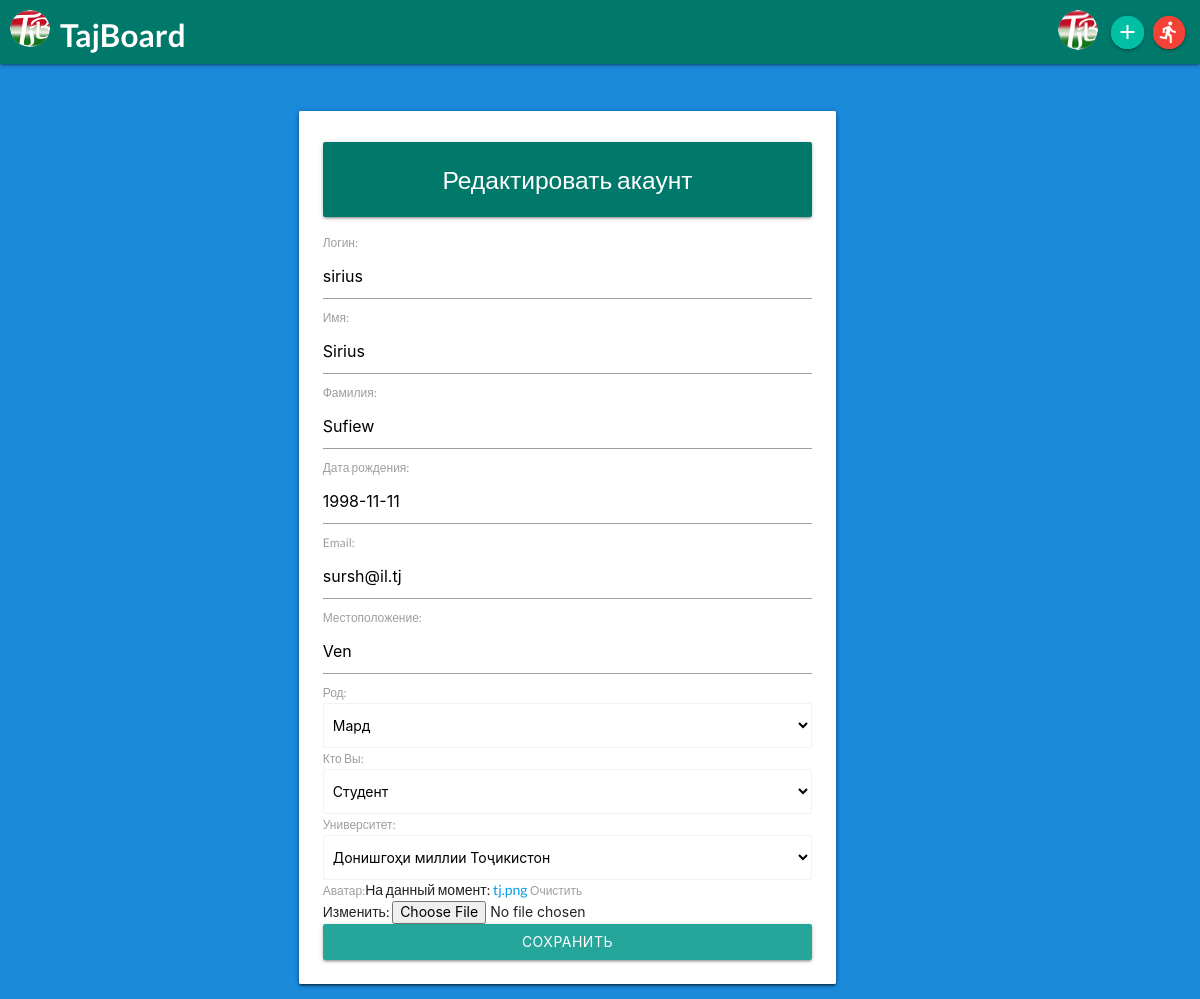
/edit/ (signed in), run on the app's committed database.
### account/models.py (models this page shows, shortened)
class Person(AbstractUser):
    gender = (
        ('M','Мард'),
        ('Z', 'Зан' ),
    )
    persons = (
        ('student', 'Студент'),
        ('teacher', 'Предодаватель'),
    )
    UNIs = [
        ('Шаҳри Душанбе', (
            ('tmt', 'Донишгоҳи миллии Тоҷикистон'),
            ('ttt', 'Донишгоҳи техниии Тоҷикистон ба номи М.С. Осими'),
            ('dat', 'Донишгоҳи аграрии Тоҷикистон ба номи Ш.Шоҳтемур'),
            ('dtt', 'Донишгощи давлатии Тиббии Тоҷикистон ба номи Абуалӣ ибни Сино '),
            ('dot', 'Донишгоҳи омӯзгории Тоҷикистон ба номи С.Айнӣ'),
            ('dtijt', 'Донишгоҳи давлатии тиҷорати Тоҷикистон'),
            ('dtekht', 'Донишоҳи технологии Тоҷикистон'),
            ('dslavt', 'Донишгоҳи (Славянии) Россия ва Тоҷикистон'),
            ('ddmwit', 'Донишгоҳи давлатии молия ва иқтисоди Тоҷикистон'),
            ('dswkh', 'Донишкадаи соҳибкорӣ ва хизмат'),
            ('ddzt', 'Донишкадаи давлатии забонҳои Тоҷикистон ба номи С. Улуғзода'),
            ('dtijt', 'Донишкадаи тарбияи ҷисмонии Тоҷикистон ба номи С. Раҳимов'),
            ('ddfwst', 'Донишкадаи давлатии фарҳанг ва санъати  Тоҷикистон ба номи М. Турсунзода'),
            ('ddit', 'Донишкадаи исломии Тоҷикистон ба номи Имоми Аъзам'),
            ('ddstt', 'Донишкадаи давлатии санъати тасвирӣ ва дизайни Тоҷикистон'),
            ('didorpt', 'Донишкадаи идоракунии давлатии назди Президенти Ҷумҳурии Тоҷикистон '),
            ('fddmdd', 'Филиали Донишгоҳи давлатии Москва ба номи М.В. Ломоносов дар ш.Душанбе'),
            ('fddmdd', 'Филиали "Донишгоҳи миллии тадқиқотӣ"-и Донишкадаи энергетикии  Москва  дар ш.Душанбе'),
            ('fdmtmcis', 'Филиали Донишгоҳи миллии тадқиқотии технологӣ "МИСиС" дар ш.Душанбе'),
            )
         ),
        ('Вилояти Суғд', (
            ('1', 'Донишгоҳи давлатии Хуҷанд ба номи Б.Ғафуров'),
            ('2', 'Донишгоҳи давлатии ҳуқуқ, бизнес ва сиёсати Тоҷикистон'),
            ('3', 'Донишкадаи кӯҳӣ-металургии Тоҷикистон'),
            ('4', 'Донишкадаи омӯзгории Тоҷикистон дар ш.Панҷакент'),
            ('5', 'Донишкадаи политехникии Донишгоҳи техниии Тоҷикистон ба номи М.С. Осими дар ш.Хуҷанд'),
            ('6', 'Филиали Донишгоҳи технологии Тоҷикистон дар ш.Исфара'),
            )
         ),
        ('Вилояти Хатлон', (
            ('1', 'Донишгоҳи давлатии Кӯлоб ба номи А.Рӯдакӣ'),
            ('2', 'Донишгоҳи давлатии Бохтар ба номи Н.Хусрав'),
            ('3', 'Донишгоҳи давлатии Данғара'),
            ('4', 'Донишгоҳи давлатии тиббии Хатлон'),
            ('5', 'Донишкадаи энергетикии Тоҷикистон'),
            ('6', 'Донишкадаи технология ва менеҷменти инноватсионӣ дар ш.Кӯлоб'),
            )
         ),
        ('ВМКБ', (
            ('1', 'Донишгоҳи давлатии Хоруғ ба номи М.Назаршоев'),
            ('2', 'Донишгоҳи Осиёи Марказӣ'),
            )
         ),
    ]
    username = models.CharField(max_length=20, unique=True, verbose_name='логин' )
    f_name = models.CharField(max_length=20, verbose_name="Имя")
    l_name = models.CharField(max_length=18, verbose_name="Фамилия")
    password = models.CharField(max_length=12, verbose_name="Пароль")
    unis = models.CharField(max_length=128,choices=UNIs, verbose_name='Университет')
    person = models.CharField(max_length=128,choices=persons, verbose_name="кто Вы")
    email = models.EmailField(max_length=50, verbose_name="Email")
    birth_date = models.DateField(blank=True, null=True, verbose_name="Дата рождения")
    city = models.CharField(max_length = 50, verbose_name="Местоположение")
    gen = models.CharField(max_length=128,choices=gender, verbose_name="Род")
    avatar = models.ImageField(upload_to='users/', blank=True, null=True, verbose_name="Аватар" )
    admin = models.BooleanField(default=False)
    friend = models.ManyToManyField('self', blank=True)
    skills = models.CharField(max_length=128)
    slug = models.SlugField()
    USERNAME_FIELD = 'username'
    def image_img(self):
        if self.avatar:
            return self.avatar.url
    class Meta:
        db_table = 'Accounts'
        managed = True
        verbose_name = 'Пользовалель'
        verbose_name_plural = 'Пользователи'

### account/views.py (the view)
# urls.py: path('edit/',	edit,	name='edit_profile'),
@login_required
def edit(request):
    if request.method == 'POST':
        edit_form = UserEditForm(instance=request.user, data=request.POST)
        if edit_form.is_valid():
            edit_form.save()
            return redirect('dashboard')
    else:
        edit_form = UserEditForm(instance=request.user)
    return render(request, 'accounts/edit.html', {'edit_form':edit_form})

### account/forms.py
class UserEditForm(forms.ModelForm):
    class Meta:
        model = Person
        fields = ('username', 'f_name',
            'l_name','birth_date',
            'email',
            'city', 'gen', 'person',
            'unis', 'avatar'
            )

### templates/accounts/edit.html (shortened to what this page needs)
{% extends "basic.html" %}
{% block content %}
{% load materializecss %}
<div class="container">
    <div class="row">
      <div class="col s8">
          <div class="card" style="margin-left:20%; margin-top:5%; width:100%;">
            <form class="card-panel" action="" method="POST"  enctype="multipart/form-data" style="display: block;">
              <div class="card-panel teal darken-2">
                  <h5 style="text-align: center;" class="white-text">Редактировать акаунт</h5>
              </div>
              {{ edit_form|materializecss }}
              <button class="waves-effect waves-light btn" style="width: 100%;">сохранить</button>
            </form>
        </div>
      </div>
    </div>
</div>
{% endblock %}

### templates/basic.html (shortened to what this page needs)
{% load static %}
{% load materializecss %}
<!DOCTYPE html>
<html>
    <head>
        <link rel="stylesheet" href="{% static 'frontEnd/semantic/css/semantic.min.css' %}"></script>
        <link rel="stylesheet" href="{% static 'frontEnd/materialize/css/materialize.min.css' %}"></script>
        <link href="{% static 'css/base.css' %}" rel="stylesheet">
    </head>
{% if user.is_authenticated %}
<body>
<div style="position:fixed; width: 100%; z-index:999; top:0%;">
<nav  class="navbar-fixed teal darken-2">
    <div class="navbar-fixed teal darken-2" >
                <a href="{% url 'index' %}" class="brand-logo"><img src="/static/img/icons/tj.png" width=40px; style="margin-top: 10px; margin-left:10px; margin-right:10px;"><b style="margin-top: -10px;">TajBoard</b></a>
                <ul id="nav-mobile" class="right hide-on-med-and-down">
                    <li><a href="{% url 'dashboard' %}"><img class="avatar circle" style="width: 40px; height:40px; margin-top: 10px; margin-right:-17px;" src="{{ request.user.image_img }}"/></a></li>
                    <li><a href="{% url 'add_savol' %}"  class="btn-floating btn-small pulse waves-effect waves-light teal accent-4" style="margin-right:-6px;"><i class="material-icons">add</i></a></li>
                    <li><a href="{% url 'logout' %}" class="btn-floating btn-small pulse waves-effect waves-light red"><i class="material-icons">directions_run</i></a></li>
                </ul>
            </div>
        </nav>
</div>
{% endif %}
        {% block content %}
        {% endblock  %}
    </body>
</html>

### static/css/base.css (style rules this page uses)
body { background:#1c8adb !important; background-repeat: no-repeat; }
.row { margin-top: 10%; }
select { display:block; }

### data on the page
Person: user.image_img (picture), username "sirius", f_name "Sirius", l_name "Sufiew", birth_date "1998-11-11", email "sursh@il.tj", city "Ven", gen "Мард", person "Студент", unis "Донишгоҳи миллии Тоҷикистон"
